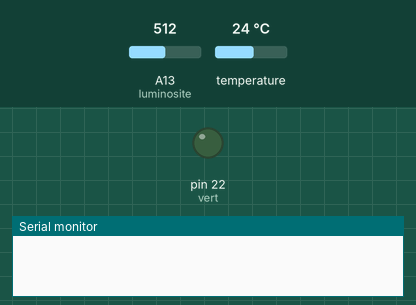
Simulated run of this sketch. Board: Arduino Mega 2560, built with avr-gcc and run on an emulated ATmega2560. On the bench: output pins drawn as LEDs (lit = HIGH), the last lines printed to the serial monitor. Inputs (shaded band) come from the test bench; at power-on: A13 (luminosite) = 512, temperature 24 °C.

Above: at 0.1 s.
At 0.8 s:
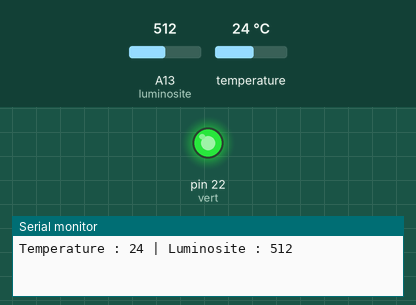
Timing chart, 0 to 2.3 s (numbered marks = the images above):
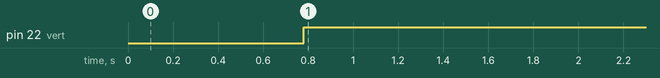

The sketch:

sketch_jan27b.ino
```cpp
#include "OneWire.h"
#include "DallasTemperature.h"

const int luminosite = 13;
const int temperature = 23;
const int vert = 22;
const int rouge = 23;

OneWire oneWire(temperature);
DallasTemperature tempSensor(&oneWire);

int sensorValueTemp;
int sensorValueLumi;

void setup() {
  Serial.begin(9600);
  pinMode(vert, OUTPUT);
  pinMode(rouge, OUTPUT);
  tempSensor.begin();
}

void loop() {
  sensorValueLumi = analogRead(luminosite);

  tempSensor.requestTemperaturesByIndex(0);
  sensorValueTemp = tempSensor.getTempCByIndex(0);

  Serial.print("Temperature : ");
  Serial.print(sensorValueTemp);
  Serial.print(" | Luminosite : ");
  Serial.print(sensorValueLumi);
  Serial.print("\n");

  if(sensorValueTemp < 25 && sensorValueLumi < 1800){
      //NUIT
      Serial.print("NUIT");
      Serial.print("\n");
      digitalWrite(vert, HIGH);
      digitalWrite(rouge, LOW);
  }
  else if (sensorValueTemp > 25 && sensorValueLumi > 1800){
      //JOUR
      Serial.print("JOUR");
      Serial.print("\n");
      digitalWrite(vert, LOW);
      digitalWrite(rouge, HIGH);
  }

  delay(1000);
}
```

Measured:
- by itself, pin 22 (vert): LOW → HIGH at 0.78 s
